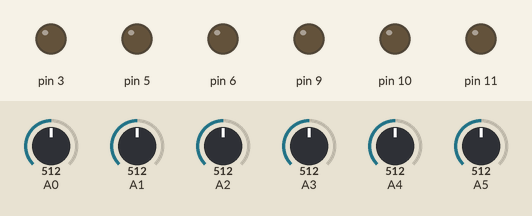
A sketch run on a simulated Arduino Uno, built with avr-gcc and run on an emulated ATmega328P. On the bench: output pins drawn as LEDs (lit = HIGH). The test bench sets the inputs (shaded band); at power-on: A1 = 512, A0 = 512, A2 = 512, A3 = 512, A4 = 512, A5 = 512.

Above: at 0.1 s.
At 2.2 s:
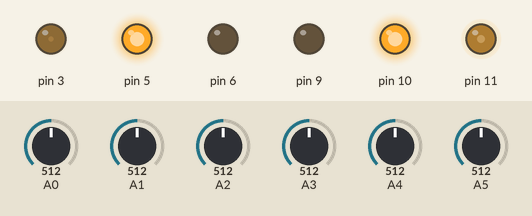
2.3 s: A1 set to 481
3.8 s: A1 set to 510
6.8 s: A0 set to 488
At 15.58 s:
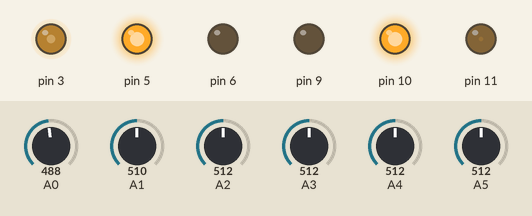
Timing chart, 0 to 15.8 s (numbered marks = the images above; inputs shaded):
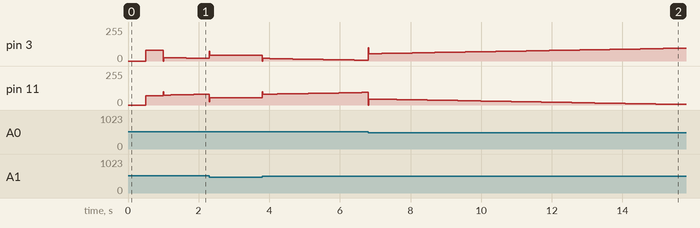

Measured:
- the behaviour switches between 500 and 499 on A0 (found by bisection; images 1 and 2)

The sketch:

pid_follow_line.ino
```cpp
float Kp = 25, Ki = 0.05, Kd = 30;
float err = 0;
float sum_err = 0, diff_err = 0 , last_err = 0;
int power = 0;
int ac_power = 0;
int sensor[5] = {0, 0, 0, 0, 0 };
int max_power = 50 ;
int l_power = 0;
int r_power = 0;
int x = 0;

// test
void setup()
{
  pinMode(3, OUTPUT);
  pinMode(11, OUTPUT);
  pinMode(5, OUTPUT);
  pinMode(6, OUTPUT);
  pinMode(9, OUTPUT);
  pinMode(10, OUTPUT);
  Serial.begin(9600);

  delay(500);
  drive(69, 80);
  delay(500);
  drive(0, 0);
}

void loop()
{
  for (int i = 0 ; i < 6 ; i++)
  {
    int j = analogRead(i);
    sensor[i] = ( j < 500 ) ? 1 : 0 ;

  }


  if      ((sensor[0] == 0) && (sensor[1] == 1) && (sensor[2] == 1) && (sensor[3] == 1) && (sensor[4] == 1))    err = 6 / 4; //01111
  else if ((sensor[0] == 0) && (sensor[1] == 0) && (sensor[2] == 1) && (sensor[3] == 1) && (sensor[4] == 1))    err = 5 / 4; //00111
  else if ((sensor[0] == 0) && (sensor[1] == 0) && (sensor[2] == 0) && (sensor[3] == 0) && (sensor[4] == 1))    err = 4 / 4; //00001
  else if ((sensor[0] == 0) && (sensor[1] == 0) && (sensor[2] == 0) && (sensor[3] == 1) && (sensor[4] == 1))    err = 3 / 4; //00011
  else if ((sensor[0] == 0) && (sensor[1] == 0) && (sensor[2] == 0) && (sensor[3] == 1) && (sensor[4] == 0))    err = 2 / 4; //00010
  else if ((sensor[0] == 0) && (sensor[1] == 0) && (sensor[2] == 1) && (sensor[3] == 1) && (sensor[4] == 0))    err = 1 / 4; //00110
  else if ((sensor[0] == 0) && (sensor[1] == 1) && (sensor[2] == 1) && (sensor[3] == 1) && (sensor[4] == 0))    err = 0;  //01110
  else if ((sensor[0] == 0) && (sensor[1] == 0) && (sensor[2] == 1) && (sensor[3] == 0) && (sensor[4] == 0))    err = 0;  //00100
  else if ((sensor[0] == 0) && (sensor[1] == 1) && (sensor[2] == 1) && (sensor[3] == 0) && (sensor[4] == 0))    err = -1 / 4; //01100
  else if ((sensor[0] == 0) && (sensor[1] == 1) && (sensor[2] == 0) && (sensor[3] == 0) && (sensor[4] == 0))    err = -2 / 4; //01000
  else if ((sensor[0] == 1) && (sensor[1] == 1) && (sensor[2] == 0) && (sensor[3] == 0) && (sensor[4] == 0))    err = -3 / 4; //11000
  else if ((sensor[0] == 1) && (sensor[1] == 0) && (sensor[2] == 0) && (sensor[3] == 0) && (sensor[4] == 0))    err = -4 / 4; //10000
  else if ((sensor[0] == 1) && (sensor[1] == 1) && (sensor[2] == 1) && (sensor[3] == 0) && (sensor[4] == 0))    err = -5 / 4; //11100
  else if ((sensor[0] == 1) && (sensor[1] == 1) && (sensor[2] == 1) && (sensor[3] == 1) && (sensor[4] == 0))    err = -6 / 4; //11110
  else if ((sensor[0] == 0) && (sensor[1] == 0) && (sensor[2] == 0) && (sensor[3] == 0) && (sensor[4] == 0)) {
    if (err < 0 ) err = -7 / 4;
    else err = 7 / 4;
  }

  if ((sensor[0] == 0) && (sensor[1] == 0) && (sensor[2] == 0) && (sensor[3] == 0) && (sensor[4] == 0) && analogRead(A5) < 500 )
  {


    drive(50, 50);
    delay(100);
    x += 1;
  }


  //P = err;
  sum_err += err;
  sum_err = constrain(sum_err, -400, 400);
  diff_err = err - last_err;
  ac_power = int((Kp * err) + (Ki * sum_err) + (Kd * diff_err));
  last_err = err;
  //previous_I = I;
  // previous_err = err;

  power = constrain(ac_power, -max_power, max_power);
  if (power > 0) {
    l_power = max_power + power ;
    r_power = max_power - power;
  }
  else {
    l_power = max_power + power ;
    r_power = max_power - power;
  }


  //track_line_2();
  drive(l_power, r_power);
  delay(10);
  //  if ((sensor[0] == 1) && (sensor[1] == 1) && (sensor[2] == 1) && (sensor[3] == 1) && (sensor[4] == 1))
  //  {
  //    drive(-20, -20); delay(50);
  //    drive(100, 100); delay(700);
  //    while(1)
  //    {
  //       drive(0, 0);
  //    }
  //
  //  }
}


void drive(int va, int vb) {
  va = constrain(va, -255, 255);
  vb = constrain(vb, -255, 255);

  if (va >= 0) {
    analogWrite(11, va);
    digitalWrite(6, 0);
    digitalWrite(5, 1);
  } else {
    analogWrite(11, va);
    digitalWrite(6, 1);
    digitalWrite(5, 0);
  }

  if (vb >= 0) {
    analogWrite(3, vb);
    digitalWrite(9, 0);
    digitalWrite(10, 1);
  } else {
    analogWrite(3, vb);
    digitalWrite(9, 1);
    digitalWrite(10, 0);
  }
}
void track_line_1()
{

  if (sensor[4] == 1) {

    left(70, 70);
  }
  else if (sensor[0] == 1) {

    right(70, 70);
  }
  else forward(70, 70);
}

void track_line_2()
{

  if (sensor[3] == 1) {

    left(70, 70);
  }
  else if (sensor[1] == 1) {

    right(70, 70);
  }
  else forward(70, 70);
}


void _break(int x , int y)
{
  analogWrite(11, x);
  analogWrite(3, y);
  digitalWrite(9, 1);
  digitalWrite(5, 1);
}
void forward(int x , int y)
{
  analogWrite(11, x);
  analogWrite(3, y);
  digitalWrite(10, 1);
  digitalWrite(5, 1);
}
void left(int x , int y)
{
  analogWrite(11, x);
  analogWrite(3, y);
  digitalWrite(10, 1);
  digitalWrite(5, 0);
}

void right(int x , int y)
{
  analogWrite(11, x);
  analogWrite(3, y);
  digitalWrite(10, 0);
  digitalWrite(5, 1);
}
```
